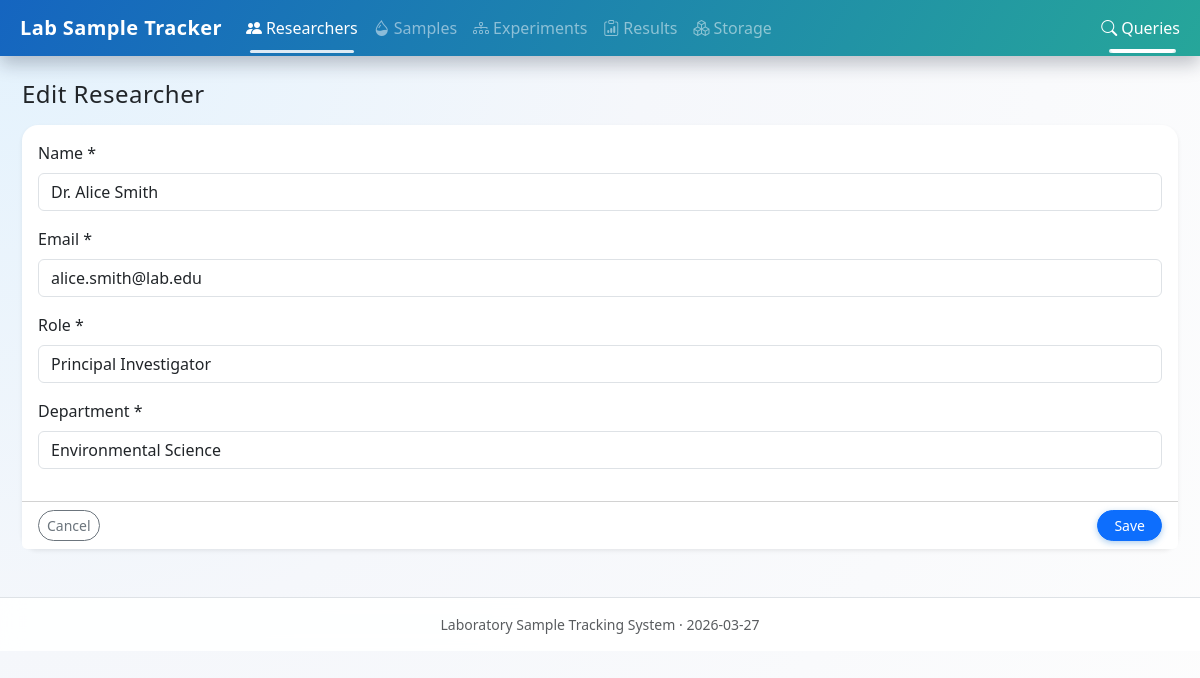
/researchers/1/edit, run on the app's committed database.
### tables this page shows
CREATE TABLE researcher (
            id              INTEGER PRIMARY KEY AUTOINCREMENT,
            name            TEXT NOT NULL,
            email           TEXT UNIQUE NOT NULL,
            role            TEXT NOT NULL,
            department      TEXT NOT NULL
        );

### app.py (the view, shortened to what this page needs)
@app.route("/researchers/<int:researcher_id>/edit", methods=["GET", "POST"])
def edit_researcher(researcher_id: int):
    conn = get_connection()
    cur = conn.cursor()
    cur.execute("SELECT * FROM researcher WHERE id = ?;", (researcher_id,))
    researcher = cur.fetchone()
    if not researcher:
        conn.close()
        flash("Researcher not found.", "warning")
        return redirect(url_for("list_researchers"))
    conn.close()
    return render_template("researchers/form.html", researcher=researcher)

### app.py (called while the page is built)
@app.context_processor
def inject_now() -> Dict[str, Any]:
    return {"now": datetime.now()}

### db.py (called while the page is built)
def get_connection():
    conn = sqlite3.connect(DB_PATH)
    conn.row_factory = sqlite3.Row
    conn.execute("PRAGMA foreign_keys = ON;")
    return conn

### templates/researchers/form.html
{% extends "base.html" %}
{% block content %}
<h2 class="h4 mb-3">
  {% if researcher %}Edit Researcher{% else %}Add Researcher{% endif %}
</h2>
<form method="post" class="card border-0 shadow-sm">
  <div class="card-body">
    <div class="mb-3">
      <label class="form-label">Name *</label>
      <input type="text" name="name" class="form-control" value="{{ researcher.name if researcher else '' }}" required>
    </div>
    <div class="mb-3">
      <label class="form-label">Email *</label>
      <input type="email" name="email" class="form-control" value="{{ researcher.email if researcher else '' }}" required>
    </div>
    <div class="mb-3">
      <label class="form-label">Role *</label>
      <input type="text" name="role" class="form-control" value="{{ researcher.role if researcher else '' }}" required>
    </div>
    <div class="mb-3">
      <label class="form-label">Department *</label>
      <input type="text" name="department" class="form-control" value="{{ researcher.department if researcher else '' }}" required>
    </div>
  </div>
  <div class="card-footer bg-white d-flex justify-content-between">
    <a href="{{ url_for('list_researchers') }}" class="btn btn-outline-secondary btn-sm">Cancel</a>
    <button type="submit" class="btn btn-primary btn-sm">Save</button>
  </div>
</form>
{% endblock %}

### static/style.css (style rules this page uses)
body { font-family: system-ui, -apple-system, BlinkMacSystemFont, "Segoe UI", sans-serif; background: radial-gradient(circle at top left, #e3f2fd 0, #f5f7fb 45%, #fdfdfd 100%); min-height: 100vh; }
h1, h2, h3, .navbar-brand { letter-spacing: 0.02em; }
.card { border-radius: 1rem; transition: transform 0.12s ease, box-shadow 0.12s ease; }
.btn-primary { border-radius: 999px; padding-inline: 1rem; box-shadow: 0 2px 6px rgba(25, 118, 210, 0.35); transition: transform 0.1s ease, box-shadow 0.1s ease; }
.btn-outline-secondary, .btn-outline-danger { border-radius: 999px; }

### data on the page
researcher: name "Dr. Alice Smith", email "alice.smith@lab.edu", role "Principal Investigator", department "Environmental Science"
